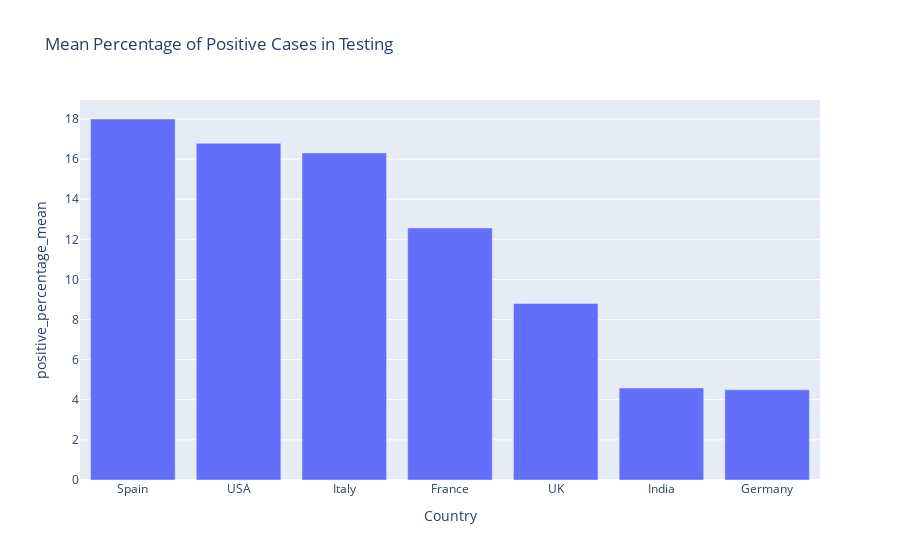

Here is the notebook cell this chart was saved with:
### Markdown cell above
#### Positive Percentage in Testing India v Europe & USA

### Code cell
fig = px.bar(df_rate.sort_values(by=['positive_percentage_mean'], ascending=False), x='Country', y='positive_percentage_mean',
            title='Mean Percentage of Positive Cases in Testing')
fig.show()

### Figure 1 — Plotly figure (JSON) as saved in the notebook; plotly's stock layout.template omitted (floating-point values rounded to 4 significant figures)
{"data": [{"alignmentgroup": "True", "hovertemplate": "Country=%{x}<br>positive_percentage_mean=%{y}<extra></extra>", "legendgroup": "", "marker": {"color": "#636efa"}, "name": "", "offsetgroup": "", "orientation": "v", "showlegend": false, "textposition": "auto", "type": "bar", "x": ["Spain", "USA", "Italy", "France", "UK", "India", "Germany"], "xaxis": "x", "y": [18, 16.79, 16.31, 12.57, 8.8, 4.59, 4.5], "yaxis": "y"}], "layout": {"barmode": "relative", "legend": {"tracegroupgap": 0}, "title": {"text": "Mean Percentage of Positive Cases in Testing"}, "xaxis": {"anchor": "y", "domain": [0, 1], "title": {"text": "Country"}}, "yaxis": {"anchor": "x", "domain": [0, 1], "title": {"text": "positive_percentage_mean"}}}}
